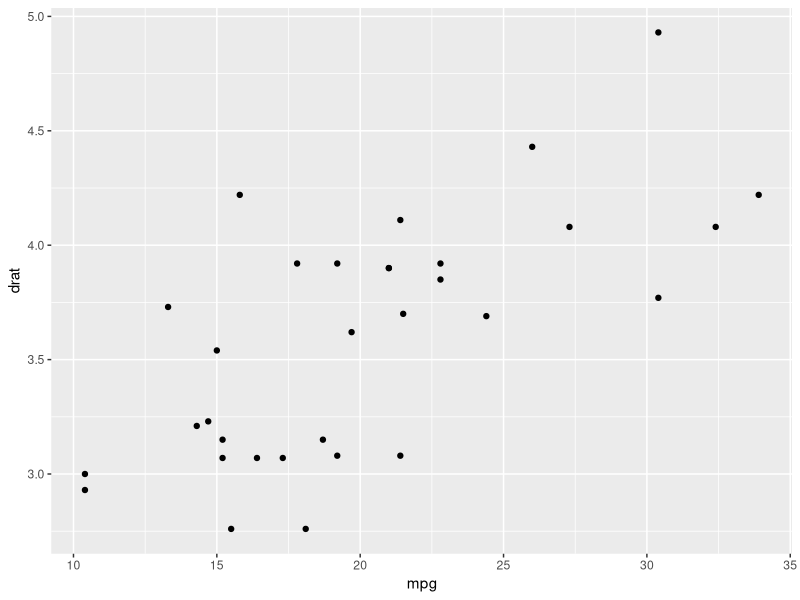
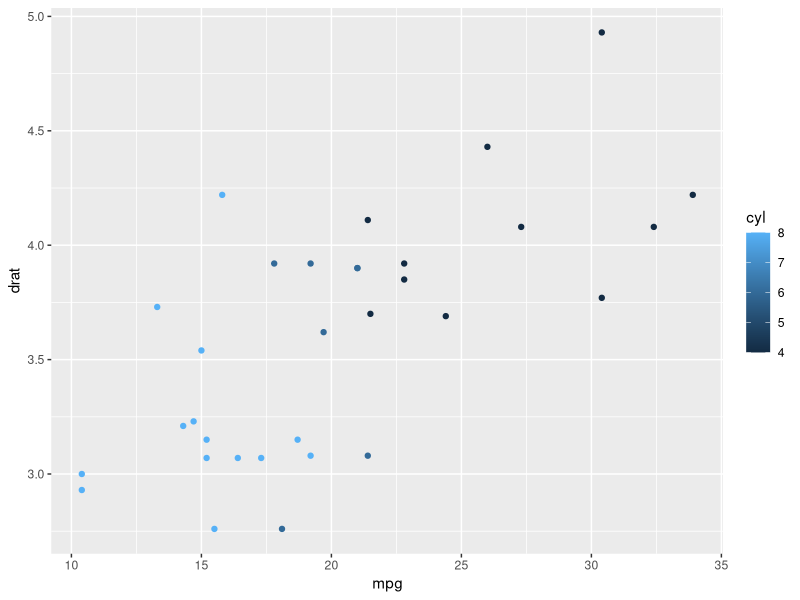
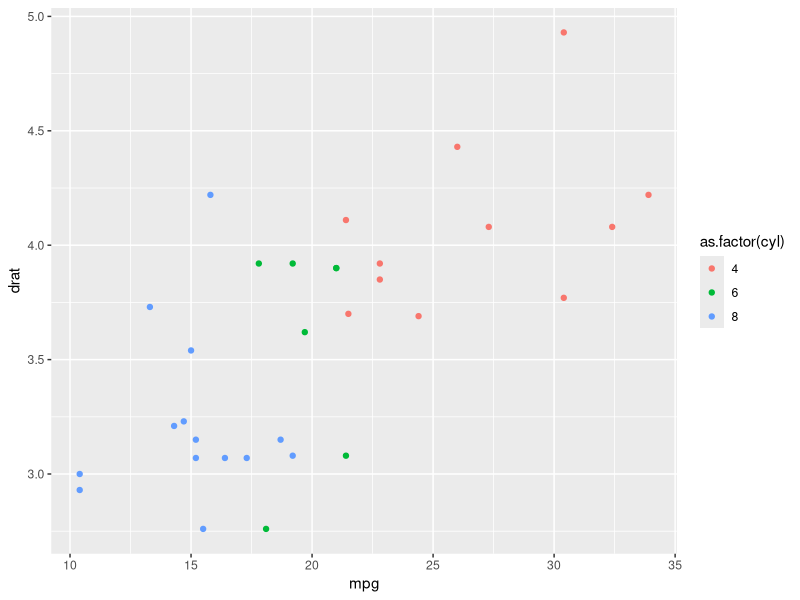
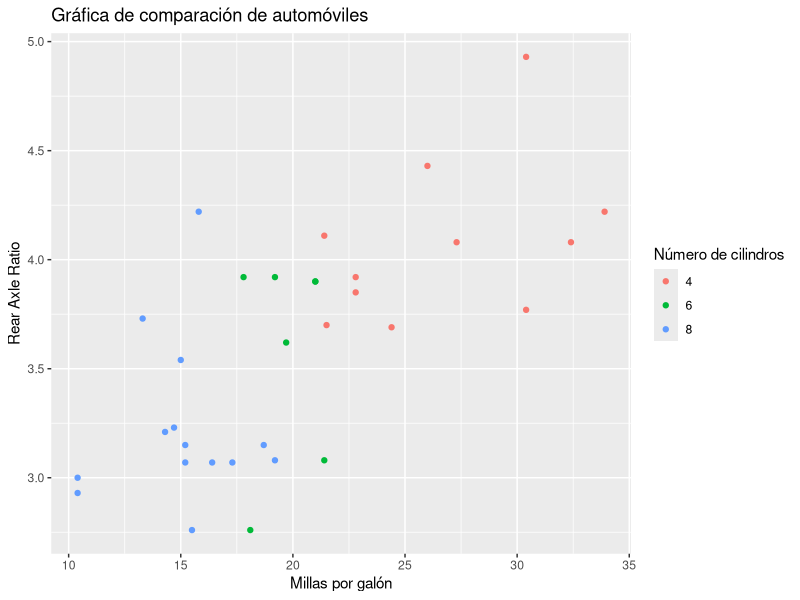
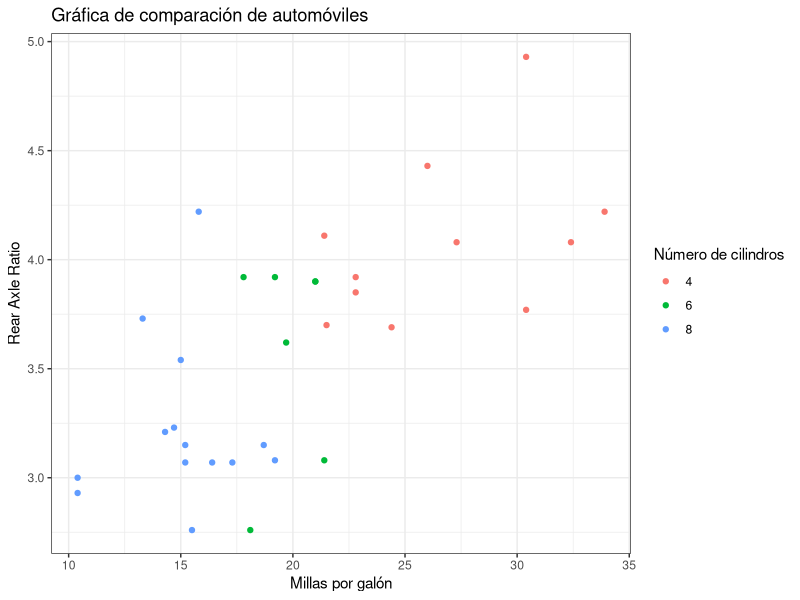
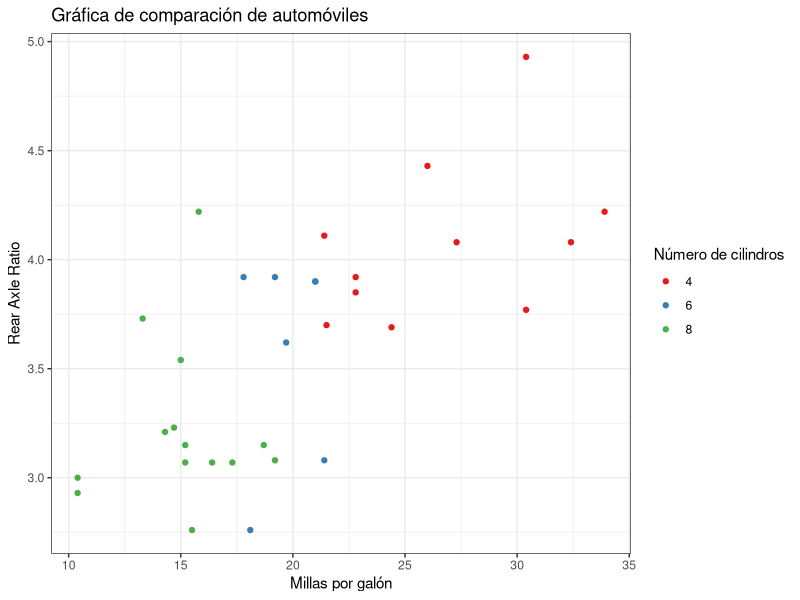
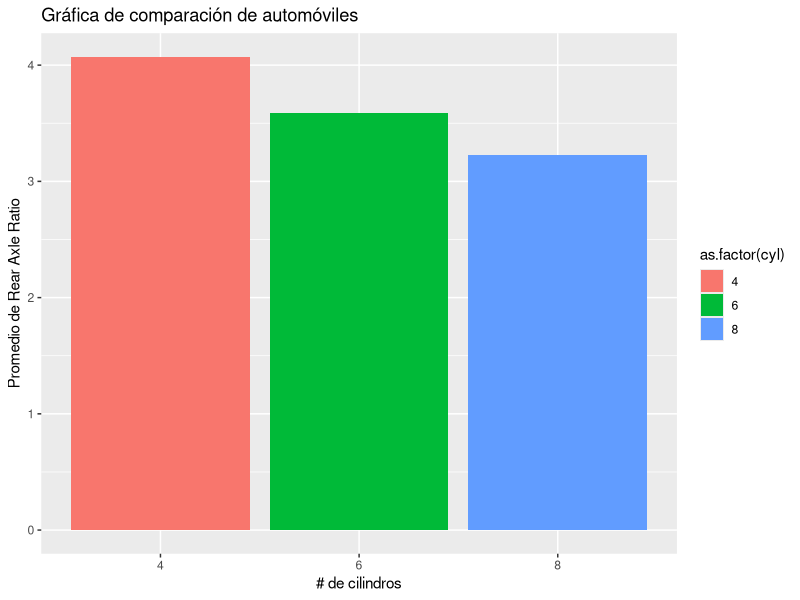
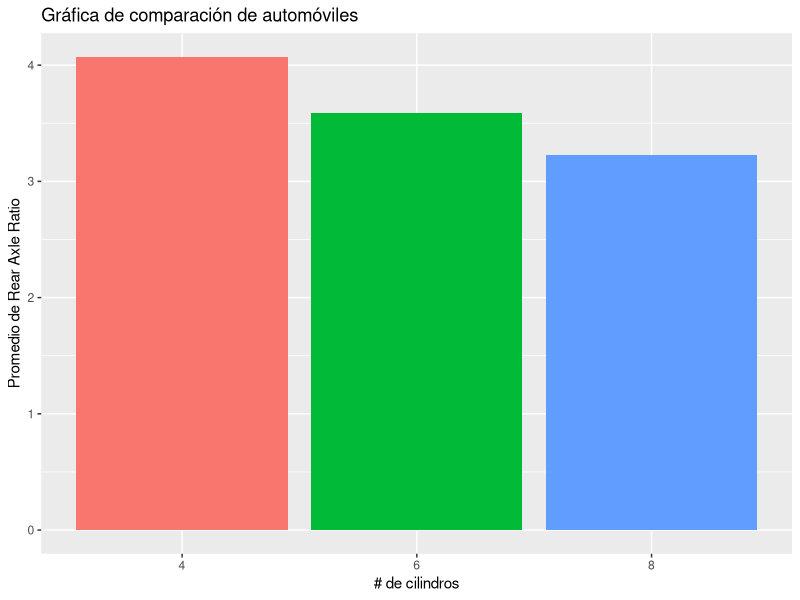

Here is the R script that generated these plots, in order:
install.packages("tidyverse")
library(tidyverse)

str(mtcars)

# Primera Gráfica: scatterplot

graph1 = ggplot(mtcars, aes(x = mpg, y = drat)) + geom_point()
graph1








# Cambiar color de puntos
graph2 = ggplot(mtcars, aes(x = mpg, y = drat, color = cyl)) + geom_point()
graph2













# ¿Qué pasó acá? ¿Por qué la escala de colores es continua si el número de cilindros es entero?

class(mtcars$cyl)















# La escala de colores es continua porque los datos de los cilindros son numéricos. 
# Hagamos la gráfica de nuevo convirtiendo en factores la columna de los cilindros 

graph3 = ggplot(mtcars, aes(x = mpg, y = drat, color = as.factor(cyl))) + geom_point()
graph3















# ¿Qué tal si le ponemos las leyendas del caso?

graph4 = graph3 + labs(x = "Millas por galón", y = "Rear Axle Ratio", col = "Número de cilindros", title = "Gráfica de comparación de automóviles")
graph4















# ¿Y si le cambiamos la combinación de colores al gráfico?

graph5 = graph4 + theme_bw()
graph5















# ¿Y si cambiamos la escala de colores de los puntos?

graph5 + scale_colour_brewer(palette = "Set1")















# Ya hicimos mucho con el scatterplot. ¿Qué tal un gráfico de barras?

graph6 = ggplot(mtcars, aes(x = as.factor(cyl), y = drat, fill = as.factor(cyl))) + geom_bar(position = "dodge", stat = "summary", fun.y = "mean") +
labs(x = "# de cilindros", y = "Promedio de Rear Axle Ratio", col = "Número de cilindros", title = "Gráfica de comparación de automóviles")
graph6















# ¿No creen que la leyenda de colores sobra?

graph7 = graph6 + theme(legend.position = "none") 
graph7



